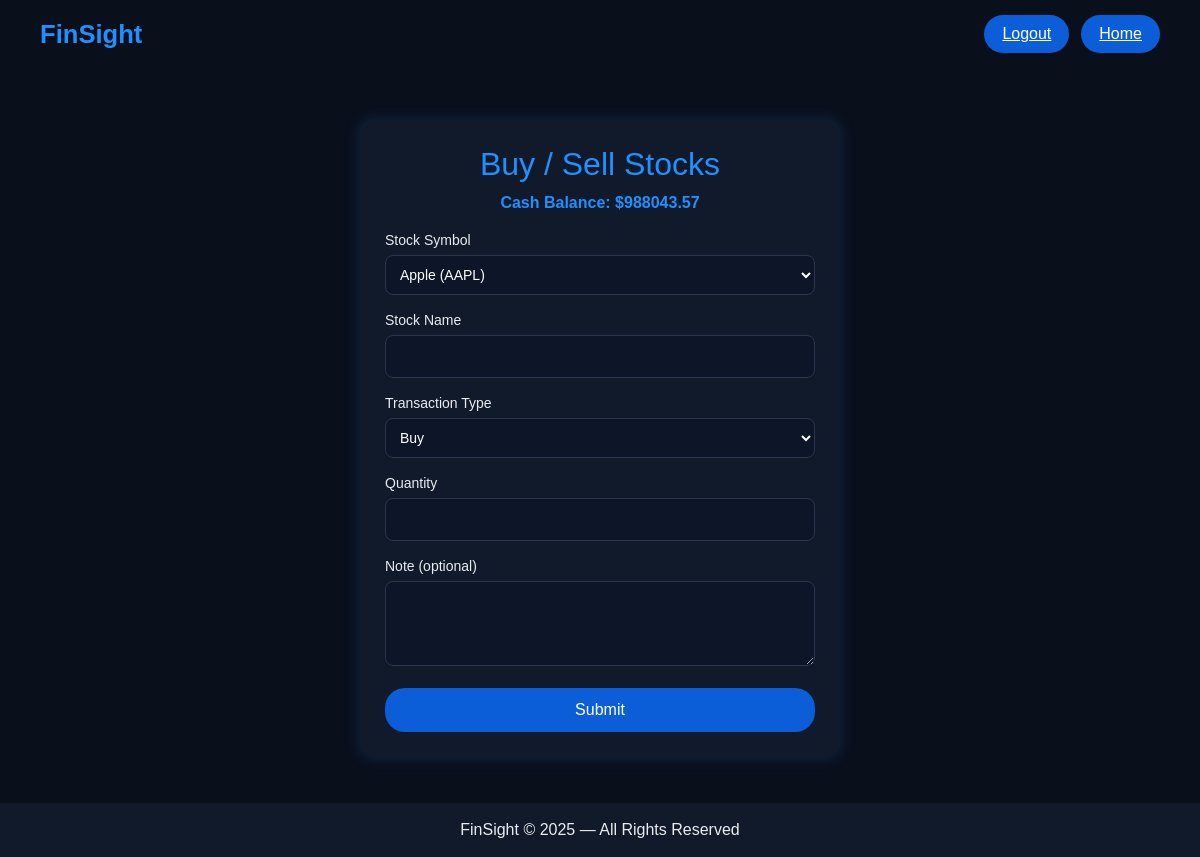
Before: /transactions/add/ (signed in) with the older database file.
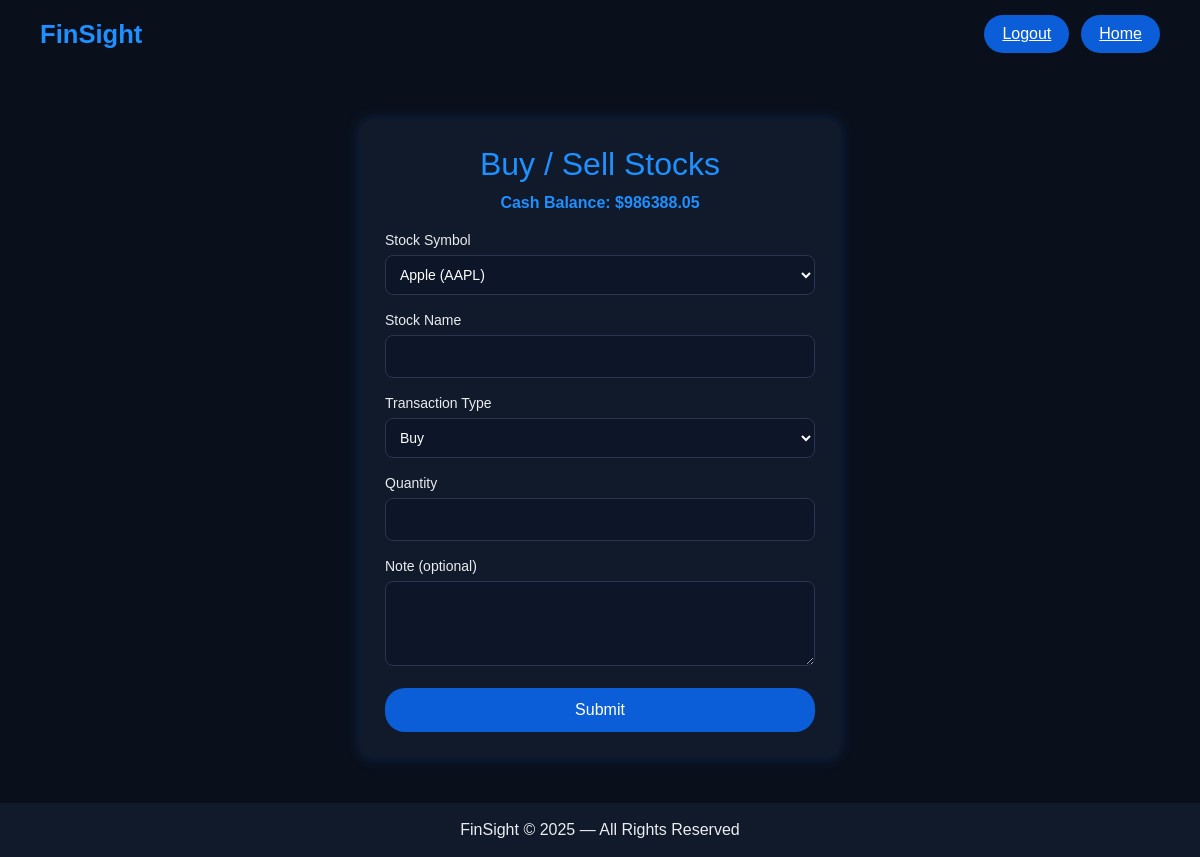
After: the same page with the newer database file.
### FinSight/models.py (models this page shows, shortened)
class Portfolio(models.Model):
    RISK_CHOICES = [
        ('Low', 'Low'),
        ('Medium', 'Medium'),
        ('High', 'High'),
    ]
    user = models.OneToOneField(settings.AUTH_USER_MODEL, on_delete=models.CASCADE)
    name = models.CharField(max_length=100, default="My Portfolio")
    description = models.TextField(blank=True, null=True)
    cashBalance = models.DecimalField(max_digits=12, decimal_places=2, default=Decimal('10000.00'))
    riskTolerance = models.CharField(max_length=10, choices=RISK_CHOICES, default='Medium')
    investmentGoal = models.CharField(max_length=100, default="Long-term growth")
    createdAt = models.DateTimeField(auto_now_add=True)
    diversification = JSONField(default=dict, blank=True)

### FinSight/views.py (the view, shortened to what this page needs)
# urls.py: path('transactions/add/', views.addTransaction, name='addTransaction'),
@login_required
def addTransaction(request):
    portfolio = get_object_or_404(Portfolio, user=request.user)
    return render(request, 'addTransaction.html', {'portfolio': portfolio})

### FinSight/templates/addTransaction.html (shortened to what this page needs)
<!DOCTYPE html>
<html lang="en">
<head>
    <link href="https://cdn.jsdelivr.net/npm/bootstrap@5.3.3/dist/css/bootstrap.min.css" rel="stylesheet">
</head>
<body>
    <nav>
        <div class="brand">FinSight</div>
        <div class="nav-links">
            {% if request.user.is_authenticated %}
                <a href="{% url 'logout' %}" class="btn-custom">Logout</a>
                <a href="{% url 'home' %}" class="btn-custom">Home</a>
            {% else %}
                <a href="{% url 'login' %}" class="btn-custom">Login</a>
                <a href="{% url 'home' %}" class="btn-custom">Home</a>
            {% endif %}
        </div>
    </nav>
    <div class="container">
        <h2>Buy / Sell Stocks</h2>
        <div class="balance">Cash Balance: ${{ portfolio.cashBalance }}</div>
        <form method="POST">
            <label for="stockSymbol">Stock Symbol</label>
            <select id="stockSymbol" name="stockSymbol" required>
                <option value="AAPL">Apple (AAPL)</option>
            </select>
            <label for="stockName">Stock Name</label>
            <input id="stockName" type="text" name="stockName" required>
            <label for="transactionType">Transaction Type</label>
            <select id="transactionType" name="transactionType" required>
                <option value="Buy">Buy</option>
            </select>
            <label for="quantity">Quantity</label>
            <input id="quantity" type="number" name="quantity" min="1" required>
            <label for="note">Note (optional)</label>
            <textarea id="note" name="note" rows="3"></textarea>
            <button type="submit">Submit</button>
        </form>
    </div>
    <footer>
        FinSight © 2025 — All Rights Reserved
    </footer>
</body>
</html>

Changed rows visible on the page:
changed Portfolio: cashBalance "988043.57" → "986388.05"
